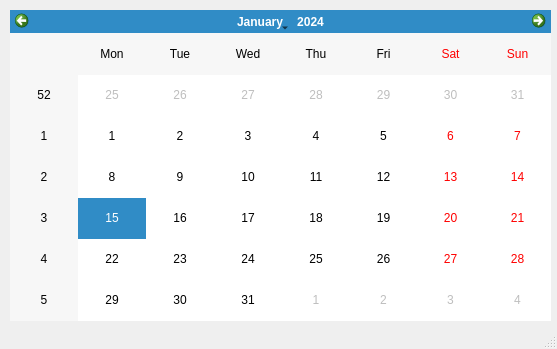
<?xml version="1.0" encoding="UTF-8"?>
<ui version="4.0">
 <class>MainWindow</class>
 <widget class="QMainWindow" name="MainWindow">
  <property name="geometry">
   <rect>
    <x>0</x>
    <y>0</y>
    <width>557</width>
    <height>349</height>
   </rect>
  </property>
  <property name="windowTitle">
   <string>MainWindow</string>
  </property>
  <widget class="QWidget" name="centralwidget">
   <widget class="QCalendarWidget" name="calendarWidget">
    <property name="geometry">
     <rect>
      <x>10</x>
      <y>10</y>
      <width>541</width>
      <height>311</height>
     </rect>
    </property>
    <property name="mouseTracking">
     <bool>true</bool>
    </property>
   </widget>
  </widget>
  <widget class="QStatusBar" name="statusbar"/>
 </widget>
 <resources/>
 <connections/>
</ui>
